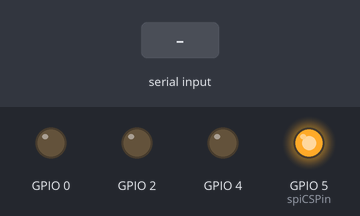
Recording of a program running on a simulated ESP32. Shown: output pins drawn as LEDs (lit = HIGH). Dashed ring = blinking. The inputs (shaded band) are chosen by the test bench. What the program prints to the serial monitor is not drawn.

Above: at 15.7 s.
15.8 s: "x90\n" received over Serial
At 15.92 s:
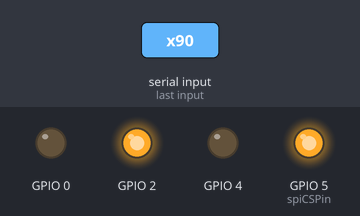
17.5 s: "4\n" received over Serial
At 17.88 s:
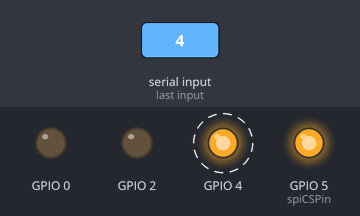
20.5 s: "90 45\n" received over Serial
At 22.7 s:
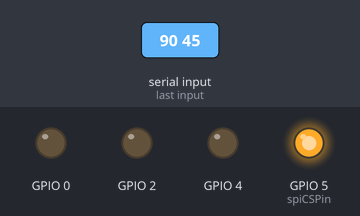
23.0 s: "x 45\n" received over Serial
At 23.38 s:
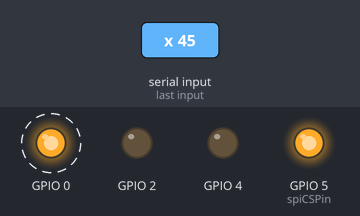
26.0 s: "30 150\n" received over Serial
27.5 s: "0\n" received over Serial
At 27.88 s:
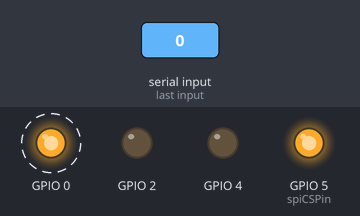
Timing chart, 0 to 31.5 s (numbered marks = the images above; inputs shaded):
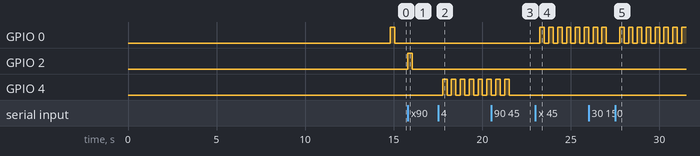

Measured:
- after the input at 15.8 s, GPIO 4: stays LOW (without the input it goes to HIGH after 1.0 s); GPIO 5 (spiCSPin): stays HIGH (without the input it goes to LOW after 1.3 s)
- after the input at 17.5 s, GPIO 4: alternates HIGH for 0.25 s and LOW for 0.25 s, starting after 0.26 s
- after the input at 20.5 s, GPIO 4: goes on until 21.5 s, then stays LOW
- after the input at 23.0 s, GPIO 0: alternates HIGH for 0.25 s and LOW for 0.25 s, starting after 0.26 s
- after the input at 27.5 s, GPIO 0: alternates HIGH for 0.25 s and LOW for 0.25 s, starting after 0.26 s

The program:

main.cpp
```cpp
/*
GPIO-Test- und Analyse-Tool für den ESP32

🔧 Dieses Werkzeug dient der schnellen Analyse und
Funktionsprüfung von GPIOs direkt über den seriellen Monitor.

Ideal geeignet für
Einsteiger, Maker und Entwickler
- zum Aufbau von Schaltungen,
- zum Erkennen von I2C- und SPI-Geräten und
- zum gezielten Test einzelner Pins sowie der Leitungen bis zum Endpunkt.

Anwendung:
Mit einer LED (mit Messspitze) wird am GPIO die Funktion geprüft oder
eine GPIO-Verbindung kann in der Schaltung verfolgt werden.
So lassen sich z. B. falsch gewählte GPIOs,
fehlerhafte Anschlüsse oder Kontaktprobleme schneller erkennen.

✅ Funktionen im Überblick:
Übersichtliche Liste wichtiger ESP32-GPIOs mit Nutzungshinweisen
Automatischer Blinktest aller unkritischen GPIO-Ausgänge
Interaktiver Modus: Nutzer kann GPIO-Nummer eingeben → LED blinkt
I2C-Geräte werden beim Start automatisch erkannt und angezeigt
Einfache SPI-Kommunikation wird getestet (z. B. SD-Karte, OLED)

📐 Voraussetzungen:
ESP32 (z. B. DevkitC, NodeMCU) – andere Geräte: siehe unten
Serielle Verbindung (115200 Baud), Monitor-Eingabe mit CRLF
Ein LED mit > ca. 330 Ohm Vorwiderstand und einer Prüfleitung zu abtasten

🕹 Bedienung:
Startet automatisch mit GPIO-Test und Scan
Danach interaktiver Modus (GPIO-Nummer per Tastatur in Konsole eingeben)
Beenden mit Leertaste (Blinktest) oder 'x' (automatischer Durchlauf)
LED auf Messpunkt halten oder anschliessen

🛠 Anpassung an andere Mikrocontroller:
Dieses Tool ist speziell für den ESP32 entwickelt worden.
Es kann aber leicht an andere Boards angepasst werden, zum Beispiel:
- ESP8266 (z. B. D1 Mini)
- Arduino Uno / Nano / Mega
- Raspberry Pi Pico (mit Arduino-Unterstützung)
- Weitere Plattformen wie Teensy, STM32, Seeeduino usw.

💬 Hilfe gewünscht?
Das Projekt wurde in Zusammenarbeit mit ChatGPT entwickelt.
Die Anpassung an ein anderes Board kann direkt dort erfolgen:
Einfach den kompletten Code bei ChatGPT einfügen
Dazu schreiben: „Bitte passe das GPIO-Testtool für [Boardname] an.“
ChatGPT analysiert die Pins und gibt den passenden Code zurück – auf Wunsch mit Erklärungen.

🌐 Dieses Tool ist bewusst schlank gehalten – keine Bibliotheken, keine Weboberfläche.
Es richtet sich an alle, die GPIOs schnell testen oder erste Hardwarekontakte prüfen möchten.

Auf dass euch eine LED richtig leuchte!
*/////////////////////////////////////////////////////////////////////////////////////////////

#include <Arduino.h>
#include <Wire.h>
#include <SPI.h>

// 🕒 Zentrale Steuerung aller Delay-Wartezeiten im Programm (ms)
const unsigned long BLINK_DELAY = 500; // Zeit für LED-Blink und Wartepausen in Millisekunden
const int spiCSPin = 5;                // Beispiel: SPI CS-Pin

// Liste der GPIOPins und deren Eigenschaften
struct GpioInfo
{
  int pin;
  const char *hinweis;
  bool testOutput;
};

GpioInfo gpioListe[] = {
    {0, "⚠️ GPIO 0 – Boot-Modus, nur mit Pullup verwenden", true},
    {1, "🔒 GPIO 1 – TX0 (Seriell), beim Flashen belegt", false},
    {2, "✅ GPIO 2 – Oft Onboard-LED (invertiert), Boot-kritisch", true},
    {3, "🔒 GPIO 3 – RX0 (Seriell), beim Flashen belegt", false},
    {4, "✅ GPIO 4 – Normal verwendbar", true},
    {5, "✅ GPIO 5 – Normal verwendbar", true},
    {12, "⚠️ GPIO 12 – Boot-Modus empfindlich", true},
    {13, "✅ GPIO 13 – Normal verwendbar", true},
    {14, "✅ GPIO 14 – Normal verwendbar", true},
    {15, "✅ GPIO 15 – Normal verwendbar", true},
    {16, "✅ GPIO 16 – Normal verwendbar", true},
    {17, "✅ GPIO 17 – Normal verwendbar", true},
    {18, "✅ GPIO 18 – PWM, SPI MOSI", true},
    {19, "✅ GPIO 19 – PWM, SPI MISO", true},
    {21, "✅ GPIO 21 – I2C SDA", true},
    {22, "✅ GPIO 22 – I2C SCL", true},
    {23, "✅ GPIO 23 – SPI SCLK", true},
    {25, "✅ GPIO 25 – DAC1", true},
    {26, "✅ GPIO 26 – DAC2", true},
    {27, "✅ GPIO 27 – ADC, PWM", true},
    {32, "✅ GPIO 32 – ADC", true},
    {33, "✅ GPIO 33 – ADC", true},
    {34, "ℹ️ GPIO 34 – Nur Eingang", false},
    {35, "ℹ️ GPIO 35 – Nur Eingang", false},
    {36, "ℹ️ GPIO 36 – ADC, Eingang", false},
    {37, "ℹ️ GPIO 37 – Nur Eingang", false},
    {38, "ℹ️ GPIO 38 – Nur Eingang", false},
    {39, "ℹ️ GPIO 39 – ADC, Eingang", false}};

// 🔍 Einmaliger I2C-Scan beim Setup
void scanI2C()
{
  byte error, address;
  int nDevices = 0;

  Serial.println("\n🔍 Starte I2C-Scan...");
  for (address = 1; address < 127; address++)
  {
    Wire.beginTransmission(address);
    error = Wire.endTransmission();

    if (error == 0)
    {
      Serial.print("✅ I2C-Gerät gefunden bei Adresse 0x");
      if (address < 16)
        Serial.print("0");
      Serial.println(address, HEX);
      nDevices++;
    }
    else if (error == 4)
    {
      Serial.print("⚠️ Fehler bei Adresse 0x");
      if (address < 16)
        Serial.print("0");
      Serial.println(address, HEX);
    }
  }
  if (nDevices == 0)
  {
    Serial.println("❌ Keine I2C-Geräte gefunden.");
  }
  Serial.println("✅ I2C-Scan abgeschlossen.\n");
} // Ende scanI2C()

// 🔍 Einfacher SPI-Test
void testSPI(int csPin)
{
  pinMode(csPin, OUTPUT);
  digitalWrite(csPin, HIGH);
  delay(BLINK_DELAY);

  Serial.println("🔍 Teste SPI-Verbindung...");

  digitalWrite(csPin, LOW);
  SPI.beginTransaction(SPISettings(1000000, MSBFIRST, SPI_MODE0));
  byte response = SPI.transfer(0xFF); // Dummy
  SPI.endTransaction();
  digitalWrite(csPin, HIGH);

  Serial.print("📨 SPI-Antwort: ");
  Serial.println(response, HEX);
  if (response != 0xFF)
  {
    Serial.println("✅ Möglicherweise Gerät erkannt. SPI genauer prüfen!");
  }
  else
  {
    Serial.println("❌ Keine sinnvolle Antwort von SPI-Geräten.");
  }
} // Ende testSPI()

// 🔧 Interaktiver Blink-Test für GPIOs
void interaktiveBlinkTests()
{
  Serial.println("\n🔧 Interaktiver Blink-Test:");
  Serial.println("Gib eine GPIO-Nummer ein (z.B. 2 oder 26) und drücke Enter.");
  Serial.println("Mit der Leertaste beendest du den Blink-Modus.");

  while (true)
  {
    Serial.println("\nEingabe: ");
    String eingabe = "";
    unsigned long startWartezeit = millis();

    while ((millis() - startWartezeit < 10000) && Serial.available() == 0)
    {
      delay(10);
    }

    if (Serial.available() == 0)
    {
      Serial.println("Keine Eingabe erkannt. Zurück in den GPIO An/Aus Loop.");
      Serial.println("Drücke 'x' um den GPIO-Durchlauf zu beenden.");
      break;
    }

    while (true)
    {
      if (Serial.available())
      {
        char c = Serial.read();
        if (c == '\n' || c == '\r')
          break;
        eingabe += c;
        Serial.print(c);
      }
    }

    Serial.println();
    eingabe.trim();
    if (eingabe == "")
    {
      Serial.println("Interaktiver Blink-Modus beendet.");
      break;
    }
    if (eingabe.equalsIgnoreCase("x"))
    {
      Serial.println("❌ Zurück zum Hauptmenü.");
      break;
    }
    int blinkPin = eingabe.toInt();
    if (blinkPin < 0 || blinkPin > 39)
    {
      Serial.println("❌ Ungültige GPIO-Nummer!");
      continue;
    }

    bool erlaubt = false;
    for (int i = 0; i < sizeof(gpioListe) / sizeof(GpioInfo); i++)
    {
      if (gpioListe[i].pin == blinkPin && gpioListe[i].testOutput)
      {
        erlaubt = true;
        break;
      }
    }

    if (!erlaubt)
    {
      Serial.print("❌ GPIO ");
      Serial.print(blinkPin);
      Serial.println(" darf nicht verwendet werden!");
      continue;
    }

    Serial.print("⚡ GPIO ");
    Serial.print(blinkPin);
    Serial.println(" blinkt jetzt. Leertaste = Stop.");
    pinMode(blinkPin, OUTPUT);

    while (true)
    {
      digitalWrite(blinkPin, LOW);
      delay(BLINK_DELAY / 2);
      digitalWrite(blinkPin, HIGH);
      delay(BLINK_DELAY / 2);

      if (Serial.available())
      {
        char stop = Serial.read();
        if (stop == ' ')
        {
          Serial.print("🛑 Blink-Modus für GPIO ");
          Serial.print(blinkPin);
          Serial.println(" beendet.");
          digitalWrite(blinkPin, LOW);
          break;
        }
      }
    }
  }
} // Ende interaktiveBlinkTests()

// 🔧 Hauptsetup-Funktion
void setup()
{
  Serial.begin(115200);
  delay(1000);
  Serial.println("\n🚀 Starte erweiterten GPIO-Test mit I2C/SPI-Anzeige...");

  Wire.begin(); // SDA = GPIO21, SCL = GPIO22 (ESP32 Standard)
  SPI.begin();  // SPI starten

  scanI2C();         // Alle I2C-Geräte anzeigen
  testSPI(spiCSPin); // Einfachen SPI-Test
  delay(3000);       // Wartezeit für I2C/SPI-Scan
  interaktiveBlinkTests();
} //  Ende Setup-Funktion

// 🔧 Hauptloop-Funktion
void loop()
{
  for (int i = 0; i < sizeof(gpioListe) / sizeof(GpioInfo); i++)
  {
    if (Serial.available())
    {
      char abbrechTaste = Serial.read();
      if (abbrechTaste == 'x' || abbrechTaste == 'X')
      {
        Serial.println("\n❌ GPIO-Durchlauf abgebrochen – zurück zum interaktiven Modus.");
        break;
      }
    }

    int pin = gpioListe[i].pin;
    Serial.println();
    Serial.print("🔎 Teste GPIO ");
    Serial.print(pin);
    Serial.print(": ");
    Serial.println(gpioListe[i].hinweis);

    if (gpioListe[i].testOutput)
    {
      pinMode(pin, OUTPUT);
      digitalWrite(pin, LOW);
      delay(BLINK_DELAY / 2);
      digitalWrite(pin, HIGH);
      delay(BLINK_DELAY / 2);
      digitalWrite(pin, LOW);
    }
    else
    {
      Serial.println("⏭️ Kein Output-Test");
      delay(BLINK_DELAY);
    }
  }

  Serial.println("\n📅 GPIO-Test abgeschlossen.");
  interaktiveBlinkTests();
  delay(100);
} // Ende Loop-Funktion
```
